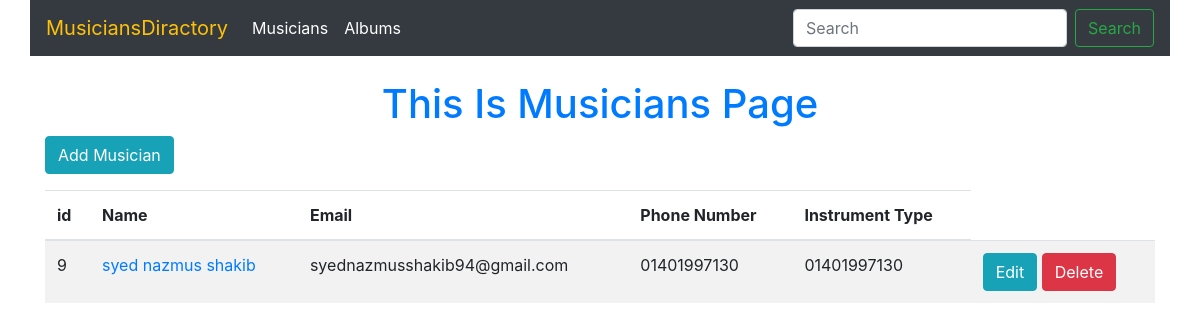
/Musician/, run on an earlier commit of the app's database.
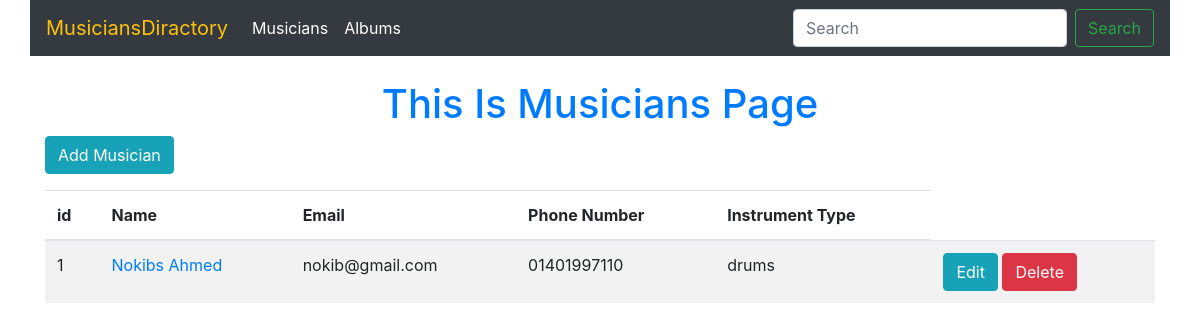
And on a later commit of the database.
### Musician/models.py (models this page shows, shortened)
class Musician(models.Model):
    INSTRUMENT_CHOICES = [
        ('guitar', 'Guitar'),
        ('piano', 'Piano'),
        ('drums', 'Drums'),
        ('violin', 'Violin'),
        ('saxophone', 'Saxophone'),
    ]
    first_name = models.CharField(max_length=100)
    last_name = models.CharField(max_length=100)
    email = models.EmailField()
    phone_number = models.CharField(max_length=11)
    instrument_type = models.CharField(max_length=50, choices=INSTRUMENT_CHOICES)

### Musician/views.py (the view)
# urls.py: path('', views.musician_list, name='musician_list'),
def musician_list(request):
    musicians = Musician.objects.all()
    return render(request, 'musician_list.html', {'Musician': musicians})

### Musician/templates/musician_list.html (shortened to what this page needs)
{% extends 'base.html' %}
{% load static %}
{% block content %}
<h1 class="mt-4 text-center text-primary">This Is Musicians Page</h1>
<a href="{% url 'musician_create' %}" class="btn btn-info mb-3">Add Musician</a>
<table class="table table-striped">
    <thead>
        <tr>
            <th>id</th>
            <th>Name</th>
            <th>Email</th>
            <th>Phone Number</th>
            <th>Instrument Type</th>
        </tr>
    </thead>
    <tbody>
        {% for musician in Musician %}
        <tr>
            <td>{{ musician.id }}</td>
            <td><a href="{% url 'musician_edit' musician.pk %}">{{ musician.first_name }} {{ musician.last_name }}</a></td>
            <td>{{ musician.email }}</td>
            <td>{{ musician.phone_number }}</td>
            <td>{{ musician.instrument_type }}</td>
            <td>
                <a href="{% url 'musician_edit' musician.id %}" class="btn btn-info">Edit</a>
                <a href="{% url 'musician_delete' musician.id %}" class="btn btn-danger">Delete</a>
            </td>
        </tr>
        {% endfor %}
    </tbody>
</table>
{% endblock %}

What changed in the data, as far as the page shows it:
removed Musician: id "9", first_name "syed nazmus", last_name "shakib", email "syednazmusshakib94@gmail.com", phone_number "01401997130", instrument_type "01401997130"
added Musician: id "1", first_name "Nokibs", last_name "Ahmed", email "nokib@gmail.com", phone_number "01401997110", instrument_type "drums"
